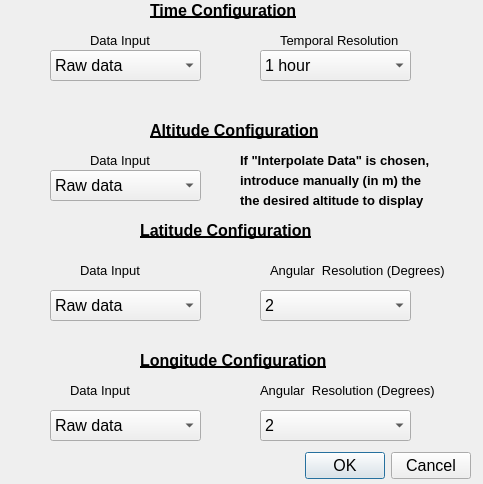
<?xml version="1.0" encoding="UTF-8"?>
<ui version="4.0">
 <class>Dialog</class>
 <widget class="QDialog" name="Dialog">
  <property name="geometry">
   <rect>
    <x>0</x>
    <y>0</y>
    <width>483</width>
    <height>484</height>
   </rect>
  </property>
  <property name="windowTitle">
   <string>Dialog</string>
  </property>
  <property name="locale">
   <locale language="English" country="Europe"/>
  </property>
  <widget class="QComboBox" name="Combo_Time_Mode_Profile">
   <property name="geometry">
    <rect>
     <x>50</x>
     <y>50</y>
     <width>151</width>
     <height>31</height>
    </rect>
   </property>
   <property name="font">
    <font>
     <pointsize>12</pointsize>
    </font>
   </property>
   <item>
    <property name="text">
     <string>Raw data</string>
    </property>
   </item>
   <item>
    <property name="text">
     <string>Interpolate data</string>
    </property>
   </item>
  </widget>
  <widget class="QLabel" name="Label_Hora_Interp">
   <property name="geometry">
    <rect>
     <x>150</x>
     <y>0</y>
     <width>201</width>
     <height>20</height>
    </rect>
   </property>
   <property name="font">
    <font>
     <pointsize>12</pointsize>
     <weight>75</weight>
     <bold>true</bold>
     <underline>true</underline>
    </font>
   </property>
   <property name="text">
    <string>Time Configuration</string>
   </property>
  </widget>
  <widget class="QComboBox" name="Combo_Time_Resolution_Profile">
   <property name="geometry">
    <rect>
     <x>260</x>
     <y>50</y>
     <width>151</width>
     <height>31</height>
    </rect>
   </property>
   <property name="font">
    <font>
     <pointsize>12</pointsize>
    </font>
   </property>
   <item>
    <property name="text">
     <string>1 hour</string>
    </property>
   </item>
   <item>
    <property name="text">
     <string>30 min</string>
    </property>
   </item>
   <item>
    <property name="text">
     <string>15 min</string>
    </property>
   </item>
  </widget>
  <widget class="QLabel" name="Label_Hora_Interp_2">
   <property name="geometry">
    <rect>
     <x>90</x>
     <y>30</y>
     <width>91</width>
     <height>20</height>
    </rect>
   </property>
   <property name="font">
    <font>
     <pointsize>10</pointsize>
     <weight>50</weight>
     <bold>false</bold>
     <underline>false</underline>
    </font>
   </property>
   <property name="text">
    <string>Data Input</string>
   </property>
  </widget>
  <widget class="QLabel" name="Label_Hora_Interp_3">
   <property name="geometry">
    <rect>
     <x>280</x>
     <y>30</y>
     <width>161</width>
     <height>20</height>
    </rect>
   </property>
   <property name="font">
    <font>
     <pointsize>10</pointsize>
     <weight>50</weight>
     <bold>false</bold>
     <underline>false</underline>
    </font>
   </property>
   <property name="text">
    <string>Temporal Resolution</string>
   </property>
  </widget>
  <widget class="QDialogButtonBox" name="buttonBox_Profile">
   <property name="geometry">
    <rect>
     <x>300</x>
     <y>450</y>
     <width>171</width>
     <height>31</height>
    </rect>
   </property>
   <property name="font">
    <font>
     <pointsize>12</pointsize>
    </font>
   </property>
   <property name="locale">
    <locale language="English" country="UnitedStates"/>
   </property>
   <property name="standardButtons">
    <set>QDialogButtonBox::Cancel|QDialogButtonBox::Ok</set>
   </property>
  </widget>
  <widget class="QLabel" name="Label_Altitud_Interp">
   <property name="geometry">
    <rect>
     <x>150</x>
     <y>120</y>
     <width>201</width>
     <height>20</height>
    </rect>
   </property>
   <property name="font">
    <font>
     <pointsize>12</pointsize>
     <weight>75</weight>
     <bold>true</bold>
     <underline>true</underline>
    </font>
   </property>
   <property name="text">
    <string>Altitude Configuration</string>
   </property>
  </widget>
  <widget class="QLabel" name="Label_Altitud_Interp_2">
   <property name="geometry">
    <rect>
     <x>90</x>
     <y>150</y>
     <width>91</width>
     <height>20</height>
    </rect>
   </property>
   <property name="font">
    <font>
     <pointsize>10</pointsize>
     <weight>50</weight>
     <bold>false</bold>
     <underline>false</underline>
    </font>
   </property>
   <property name="text">
    <string>Data Input</string>
   </property>
  </widget>
  <widget class="QComboBox" name="Combo_Altitude_Mode_Profile">
   <property name="geometry">
    <rect>
     <x>50</x>
     <y>170</y>
     <width>151</width>
     <height>31</height>
    </rect>
   </property>
   <property name="font">
    <font>
     <pointsize>12</pointsize>
    </font>
   </property>
   <item>
    <property name="text">
     <string>Raw data</string>
    </property>
   </item>
   <item>
    <property name="text">
     <string>Interpolate data</string>
    </property>
   </item>
  </widget>
  <widget class="QLabel" name="Label_Longitud_Interp">
   <property name="geometry">
    <rect>
     <x>140</x>
     <y>220</y>
     <width>201</width>
     <height>20</height>
    </rect>
   </property>
   <property name="font">
    <font>
     <pointsize>12</pointsize>
     <weight>75</weight>
     <bold>true</bold>
     <underline>true</underline>
    </font>
   </property>
   <property name="text">
    <string>Latitude Configuration</string>
   </property>
  </widget>
  <widget class="QLabel" name="Label_Altitud_Interp_4">
   <property name="geometry">
    <rect>
     <x>270</x>
     <y>260</y>
     <width>181</width>
     <height>20</height>
    </rect>
   </property>
   <property name="font">
    <font>
     <pointsize>10</pointsize>
     <weight>50</weight>
     <bold>false</bold>
     <underline>false</underline>
    </font>
   </property>
   <property name="text">
    <string>Angular  Resolution (Degrees)</string>
   </property>
  </widget>
  <widget class="QLabel" name="Label_Altitud_Interp_5">
   <property name="geometry">
    <rect>
     <x>80</x>
     <y>260</y>
     <width>91</width>
     <height>20</height>
    </rect>
   </property>
   <property name="font">
    <font>
     <pointsize>10</pointsize>
     <weight>50</weight>
     <bold>false</bold>
     <underline>false</underline>
    </font>
   </property>
   <property name="text">
    <string>Data Input</string>
   </property>
  </widget>
  <widget class="QComboBox" name="Combo_Latitude_Mode_Profile">
   <property name="geometry">
    <rect>
     <x>50</x>
     <y>290</y>
     <width>151</width>
     <height>31</height>
    </rect>
   </property>
   <property name="font">
    <font>
     <pointsize>12</pointsize>
    </font>
   </property>
   <item>
    <property name="text">
     <string>Raw data</string>
    </property>
   </item>
   <item>
    <property name="text">
     <string>Interpolate data</string>
    </property>
   </item>
  </widget>
  <widget class="QComboBox" name="Combo_Latitude_Resolution_Profile">
   <property name="geometry">
    <rect>
     <x>260</x>
     <y>290</y>
     <width>151</width>
     <height>31</height>
    </rect>
   </property>
   <property name="font">
    <font>
     <pointsize>12</pointsize>
    </font>
   </property>
   <item>
    <property name="text">
     <string>2</string>
    </property>
   </item>
   <item>
    <property name="text">
     <string>1</string>
    </property>
   </item>
   <item>
    <property name="text">
     <string>0.5</string>
    </property>
   </item>
   <item>
    <property name="text">
     <string>0.25</string>
    </property>
   </item>
   <item>
    <property name="text">
     <string>0.1</string>
    </property>
   </item>
  </widget>
  <widget class="QLabel" name="Label_Hora_Interp_4">
   <property name="geometry">
    <rect>
     <x>240</x>
     <y>140</y>
     <width>201</width>
     <height>41</height>
    </rect>
   </property>
   <property name="font">
    <font>
     <pointsize>10</pointsize>
     <weight>75</weight>
     <bold>true</bold>
     <underline>false</underline>
    </font>
   </property>
   <property name="text">
    <string>If &quot;Interpolate Data&quot; is chosen,</string>
   </property>
  </widget>
  <widget class="QLabel" name="Label_Hora_Interp_5">
   <property name="geometry">
    <rect>
     <x>240</x>
     <y>160</y>
     <width>211</width>
     <height>41</height>
    </rect>
   </property>
   <property name="font">
    <font>
     <pointsize>10</pointsize>
     <weight>75</weight>
     <bold>true</bold>
     <underline>false</underline>
    </font>
   </property>
   <property name="text">
    <string>introduce manually (in m) the</string>
   </property>
  </widget>
  <widget class="QLabel" name="Label_Hora_Interp_6">
   <property name="geometry">
    <rect>
     <x>240</x>
     <y>180</y>
     <width>201</width>
     <height>41</height>
    </rect>
   </property>
   <property name="font">
    <font>
     <pointsize>10</pointsize>
     <weight>75</weight>
     <bold>true</bold>
     <underline>false</underline>
    </font>
   </property>
   <property name="text">
    <string>the desired altitude to display</string>
   </property>
  </widget>
  <widget class="QLabel" name="Label_Longitud_Interp_2">
   <property name="geometry">
    <rect>
     <x>140</x>
     <y>350</y>
     <width>201</width>
     <height>20</height>
    </rect>
   </property>
   <property name="font">
    <font>
     <pointsize>12</pointsize>
     <weight>75</weight>
     <bold>true</bold>
     <underline>true</underline>
    </font>
   </property>
   <property name="text">
    <string>Longitude Configuration</string>
   </property>
  </widget>
  <widget class="QComboBox" name="Combo_Longitude_Mode_Profile">
   <property name="geometry">
    <rect>
     <x>50</x>
     <y>410</y>
     <width>151</width>
     <height>31</height>
    </rect>
   </property>
   <property name="font">
    <font>
     <pointsize>12</pointsize>
    </font>
   </property>
   <item>
    <property name="text">
     <string>Raw data</string>
    </property>
   </item>
   <item>
    <property name="text">
     <string>Interpolate data</string>
    </property>
   </item>
  </widget>
  <widget class="QComboBox" name="Combo_Longitude_Resolution_Profile">
   <property name="geometry">
    <rect>
     <x>260</x>
     <y>410</y>
     <width>151</width>
     <height>31</height>
    </rect>
   </property>
   <property name="font">
    <font>
     <pointsize>12</pointsize>
    </font>
   </property>
   <item>
    <property name="text">
     <string>2</string>
    </property>
   </item>
   <item>
    <property name="text">
     <string>1</string>
    </property>
   </item>
   <item>
    <property name="text">
     <string>0.5</string>
    </property>
   </item>
   <item>
    <property name="text">
     <string>0.25</string>
    </property>
   </item>
   <item>
    <property name="text">
     <string>0.1</string>
    </property>
   </item>
  </widget>
  <widget class="QLabel" name="Label_Altitud_Interp_6">
   <property name="geometry">
    <rect>
     <x>70</x>
     <y>380</y>
     <width>91</width>
     <height>20</height>
    </rect>
   </property>
   <property name="font">
    <font>
     <pointsize>10</pointsize>
     <weight>50</weight>
     <bold>false</bold>
     <underline>false</underline>
    </font>
   </property>
   <property name="text">
    <string>Data Input</string>
   </property>
  </widget>
  <widget class="QLabel" name="Label_Altitud_Interp_7">
   <property name="geometry">
    <rect>
     <x>260</x>
     <y>380</y>
     <width>181</width>
     <height>20</height>
    </rect>
   </property>
   <property name="font">
    <font>
     <pointsize>10</pointsize>
     <weight>50</weight>
     <bold>false</bold>
     <underline>false</underline>
    </font>
   </property>
   <property name="text">
    <string>Angular  Resolution (Degrees)</string>
   </property>
  </widget>
 </widget>
 <resources/>
 <connections/>
</ui>
